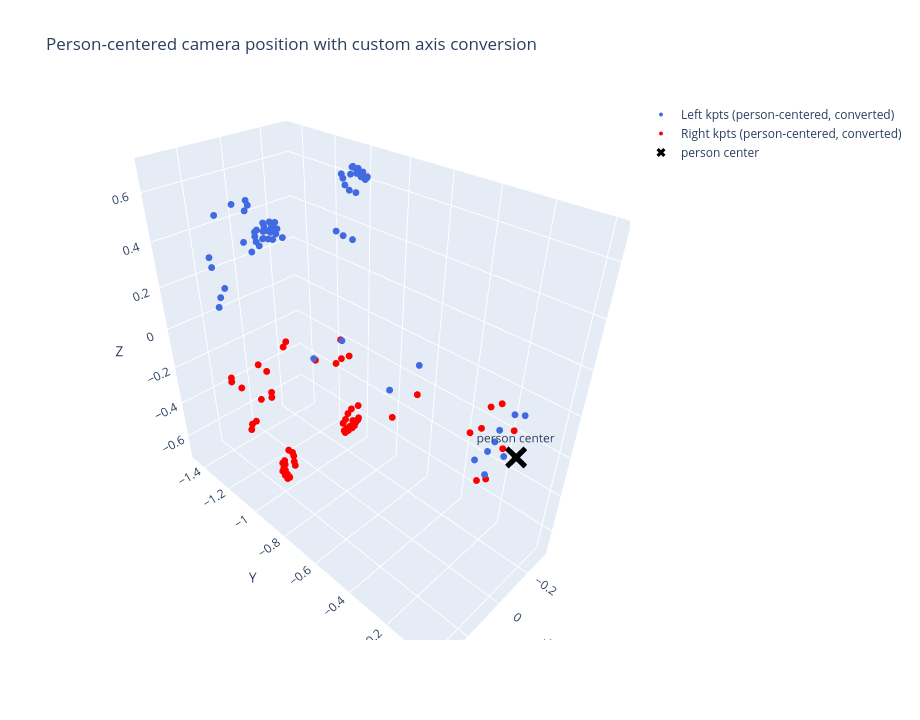

The cell this chart's notebook holds for it:
### Code cell
import numpy as np
import plotly.graph_objects as go

# ============================================================
# 以人物为中心计算相机位置，并按你定义的规则做坐标转换
# 你的坐标转换（SAM -> 目标坐标）:
#   x_t = -x_s
#   y_t = -z_s
#   z_t = -y_s
# ============================================================


def get_output_frame(loaded_npz, frame_idx=0):
    """兼容读取 npz 结构：直接字段 / outputs/output/arr_0 容器。"""
    if isinstance(loaded_npz, np.lib.npyio.NpzFile):
        files = set(loaded_npz.files)

        if "pred_keypoints_3d" in files and "pred_cam_t" in files:
            return {k: loaded_npz[k] for k in loaded_npz.files}

        key = None
        for cand in ["outputs", "output", "arr_0"]:
            if cand in files:
                key = cand
                break
        if key is None:
            raise KeyError(f"未找到可用字段。当前 keys: {sorted(files)}")

        obj = loaded_npz[key]
        if isinstance(obj, np.ndarray) and obj.dtype == object:
            if obj.ndim == 0:
                obj = obj.item()
            else:
                obj = obj[frame_idx]
                if isinstance(obj, np.ndarray) and obj.ndim == 0:
                    obj = obj.item()

        if isinstance(obj, list):
            obj = obj[frame_idx]

        if not isinstance(obj, dict):
            raise TypeError(f"容器解析后不是 dict，实际类型: {type(obj)}")

        return obj

    raise TypeError(f"不支持的 loaded_npz 类型: {type(loaded_npz)}")


def sam_to_target_axes(points: np.ndarray) -> np.ndarray:
    """支持 (3,) 或 (N,3) 的坐标映射。"""
    p = np.asarray(points, dtype=np.float32)
    if p.shape[-1] != 3:
        raise ValueError(f"输入最后一维必须是3，当前 shape={p.shape}")
    out = np.empty_like(p)
    
    out[..., 0] = p[..., 2]  # x_t = -x_s (但这里直接用 z_s 作为 x_t，后续可根据需要调整符号)
    out[..., 1] = p[..., 1]  # y_t = -z_s (但这里直接用 y_s 作为 y_t，后续可根据需要调整符号)
    out[..., 2] = -p[..., 0]  # z_t = -y_s (但这里直接用 -x_s 作为 z_t，后续可根据需要调整符号)
    return out


def to_camera_frame(kpts_raw: np.ndarray, pred_cam_t: np.ndarray):
    """自动判断并统一关键点到相机坐标系。"""
    root_raw = kpts_raw[0]
    d_raw = float(np.linalg.norm(root_raw - pred_cam_t))
    d_plus = float(np.linalg.norm((root_raw + pred_cam_t) - pred_cam_t))
    if d_raw <= d_plus:
        return kpts_raw, "already camera-frame"
    return kpts_raw + pred_cam_t, "pelvis-frame -> camera-frame (+pred_cam_t)"


frame_idx = 0
out_L = get_output_frame(left_outputs, frame_idx=frame_idx)
out_R = get_output_frame(right_outputs, frame_idx=frame_idx)

kpts_L_raw = out_L["pred_keypoints_3d"].astype(np.float32)
kpts_R_raw = out_R["pred_keypoints_3d"].astype(np.float32)
t_L = out_L["pred_cam_t"].astype(np.float32)
t_R = out_R["pred_cam_t"].astype(np.float32)

# 1) 先统一到相机坐标系

# 5) 简单可视化：人物中心=原点，显示左右骨架和相机位置（转换后坐标）
fig = go.Figure()

convert_kpts_L = sam_to_target_axes(kpts_L_raw)
convert_kpts_R = sam_to_target_axes(kpts_R_raw)


fig.add_trace(go.Scatter3d(
    x=convert_kpts_L[:, 0],
    y=convert_kpts_L[:, 1],
    z=convert_kpts_L[:, 2],
    mode="markers",
    marker=dict(size=4, color="royalblue"),
    name="Left kpts (person-centered, converted)",
))

fig.add_trace(go.Scatter3d(
    x=convert_kpts_R[:, 0],
    y=convert_kpts_R[:, 1],
    z=convert_kpts_R[:, 2],
    mode="markers",
    marker=dict(size=4, color="red"),
    name="Right kpts (person-centered, converted)",
))

fig.add_trace(go.Scatter3d(
    x=[0.0], y=[0.0], z=[0.0],
    mode="markers+text",
    marker=dict(size=8, color="black", symbol="x"),
    text=["person center"],
    textposition="top center",
    name="person center",
))
fig.update_layout(
    title="Person-centered camera position with custom axis conversion",
    scene=dict(xaxis_title="X", yaxis_title="Y", zaxis_title="Z", aspectmode="data"),
    width=920,
    height=720,
)
fig.show()

### Figure 1 — Plotly figure (JSON) as saved in the notebook; plotly's stock layout.template omitted (floating-point values rounded to 4 significant figures)
{"data": [{"marker": {"color": "royalblue", "size": 4}, "mode": "markers", "name": "Left kpts (person-centered, converted)", "type": "scatter3d", "x": [0.04707, 0.009907, 0.07325, -0.04974, 0.1057, -0.1675, 0.1937, -0.2928, 0.3261, -0.07977, 0.07945, -0.072, 0.09313, -0.07461, 0.07499, -0.05372, -0.1197, -0.07616, 0.07786, 0.1365, 0.07126, 0.1711, 0.1816, 0.1975, 0.2187, 0.1818, 0.1947, 0.2104, 0.2242, 0.1893, 0.2043, 0.2222, 0.2435, 0.2006, 0.216, 0.2353, 0.2542, 0.2179, 0.2341, 0.2492, 0.2612, 0.2541, -0.1829, -0.1944, -0.2076, -0.2254, -0.2052, -0.2169, -0.2301, -0.2367, -0.2067, -0.2223, -0.2402, -0.2567, -0.2157, -0.2323, -0.2518, -0.2667, -0.2336, -0.2496, -0.2632, -0.2727, -0.258, -0.3196, 0.3554, -0.2647, 0.2957, -0.1547, 0.1883, 0.01945], "y": [-1.322, -1.361, -1.37, -1.434, -1.455, -1.363, -1.382, -1.109, -1.13, -0.9025, -0.9007, -0.4831, -0.4792, -0.1275, -0.1076, -0.05926, -0.05597, -0.08482, -0.03239, -0.0294, -0.06414, -0.9856, -0.9975, -1.007, -1.006, -0.9549, -0.9689, -0.986, -1.006, -0.9351, -0.9474, -0.9642, -0.9921, -0.9288, -0.9383, -0.9539, -0.978, -0.9264, -0.9309, -0.9414, -0.9633, -1.005, -1.002, -1.006, -1.008, -1.003, -0.9595, -0.9745, -0.9919, -1.007, -0.9396, -0.9526, -0.9696, -0.994, -0.93, -0.9397, -0.9557, -0.9793, -0.9234, -0.9311, -0.9434, -0.9635, -0.9991, -1.081, -1.103, -1.122, -1.142, -1.382, -1.4, -1.389], "z": [0.487, 0.5095, 0.5074, 0.4533, 0.4467, 0.2933, 0.2689, 0.3421, 0.2791, 0.007361, -0.004757, 0.09308, 0.06935, -0.05982, -0.03349, 0.114, 0.0738, -0.1025, 0.1433, 0.09458, -0.07371, 0.5588, 0.5414, 0.5145, 0.4935, 0.5856, 0.5869, 0.5825, 0.5549, 0.5698, 0.5762, 0.5789, 0.5575, 0.557, 0.5644, 0.5687, 0.5484, 0.5425, 0.548, 0.5499, 0.5361, 0.4823, 0.6566, 0.6363, 0.6063, 0.5829, 0.6855, 0.6833, 0.6742, 0.6413, 0.6697, 0.6731, 0.6718, 0.6429, 0.6547, 0.6588, 0.6582, 0.634, 0.6433, 0.6437, 0.6404, 0.6224, 0.5659, 0.3249, 0.2604, 0.3672, 0.302, 0.3307, 0.3053, 0.322]}, {"marker": {"color": "red", "size": 4}, "mode": "markers", "name": "Right kpts (person-centered, converted)", "type": "scatter3d", "x": [-0.009754, 0.01989, -0.04484, 0.07412, -0.08134, 0.1842, -0.1561, 0.272, -0.2931, 0.07607, -0.08114, 0.05713, -0.1096, 0.06072, -0.09129, 0.04148, 0.1072, 0.05974, -0.1204, -0.1739, -0.08715, -0.2178, -0.2372, -0.2635, -0.2834, -0.1923, -0.2111, -0.2342, -0.2668, -0.1876, -0.2078, -0.2316, -0.2674, -0.1914, -0.2103, -0.2345, -0.2667, -0.2025, -0.2198, -0.2383, -0.2639, -0.3082, 0.1016, 0.1021, 0.0993, 0.1067, 0.1525, 0.1539, 0.1533, 0.1399, 0.1663, 0.1699, 0.1721, 0.1604, 0.1635, 0.1704, 0.1761, 0.1679, 0.1763, 0.1805, 0.1807, 0.1711, 0.129, 0.2985, -0.3149, 0.2379, -0.2726, 0.173, -0.1535, 0.0103], "y": [-1.331, -1.379, -1.378, -1.456, -1.453, -1.36, -1.378, -1.1, -1.131, -0.8942, -0.9114, -0.4922, -0.5125, -0.1479, -0.1726, -0.07419, -0.06998, -0.108, -0.1173, -0.1136, -0.1302, -1.047, -1.05, -1.06, -1.055, -1.013, -1.015, -1.017, -1.028, -1.001, -0.9999, -0.9981, -1.005, -0.9952, -0.9901, -0.9854, -0.9933, -0.9806, -0.9787, -0.9793, -0.9857, -1.033, -1.042, -1.046, -1.051, -1.049, -1.038, -1.05, -1.063, -1.07, -1.022, -1.034, -1.047, -1.058, -1.01, -1.02, -1.033, -1.043, -0.9954, -1.004, -1.015, -1.027, -1.047, -1.07, -1.1, -1.119, -1.148, -1.38, -1.398, -1.389], "z": [-0.4844, -0.5065, -0.4977, -0.4484, -0.4258, -0.2826, -0.2489, -0.3507, -0.2956, -0.01074, 0.007073, -0.08415, -0.07874, 0.05235, 0.06146, -0.1217, -0.07969, 0.09468, -0.1148, -0.06032, 0.1015, -0.6036, -0.5922, -0.576, -0.5547, -0.6155, -0.6158, -0.6157, -0.604, -0.6177, -0.6154, -0.6126, -0.5957, -0.5944, -0.5936, -0.5929, -0.5789, -0.5743, -0.5716, -0.5693, -0.5605, -0.5358, -0.6689, -0.6473, -0.6163, -0.5887, -0.6964, -0.6826, -0.6637, -0.6319, -0.6957, -0.6805, -0.6615, -0.626, -0.6819, -0.6675, -0.6483, -0.616, -0.6576, -0.6437, -0.6291, -0.6066, -0.5586, -0.347, -0.2758, -0.3649, -0.3218, -0.321, -0.2878, -0.3088]}, {"marker": {"color": "black", "size": 8, "symbol": "x"}, "mode": "markers+text", "name": "person center", "text": ["person center"], "textposition": "top center", "type": "scatter3d", "x": [0], "y": [0], "z": [0]}], "layout": {"height": 720, "scene": {"aspectmode": "data", "xaxis": {"title": {"text": "X"}}, "yaxis": {"title": {"text": "Y"}}, "zaxis": {"title": {"text": "Z"}}}, "title": {"text": "Person-centered camera position with custom axis conversion"}, "width": 920}}
